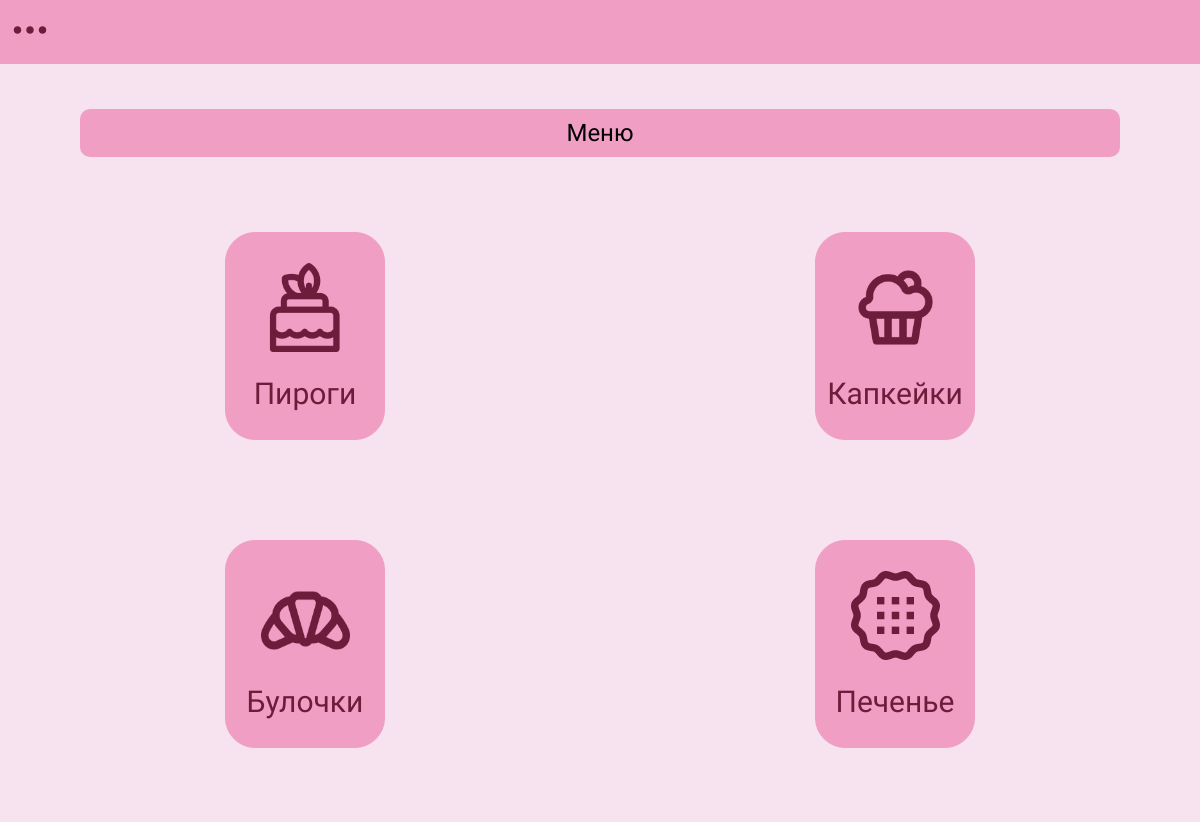
Page /categories/ on the committed database.
### conf_app/models.py (models this page shows, shortened)
class Category(models.Model):
    name = models.CharField("Название категории", max_length=255)
    image = models.ImageField("Изображение", upload_to="categories/images/", default="")
    slug = models.SlugField(unique=True, editable=False, blank=True)
    class Meta:
        verbose_name = "Категория"
        verbose_name_plural = "Категории"

### conf_app/views.py (the view)
# urls.py: path('categories/', views.menu_page, name='menu_page'),
def menu_page(request):
    categories = Category.objects.all()
    context = {
        'categories': categories,
    }
    return render (request, "./menu.html", context)

### conf_app/templates/menu.html (shortened to what this page needs)
{% extends 'base.html' %}
{% load static %}
{% block content %}
<section class="second-block">
    <div class="second-block-back">
        <div class="second-block__header is-pink">
            Меню
        </div>
        <div class="container">
            <div class="menu-category-row">
                {% for category in categories %}
                <a href="{% url 'category_page' category.slug %}" class="menu-category-item">
                    <div class="container-item">
                        <img src="{{ category.image.url }}" alt="" class="menu-category-item__img" />
                        <span class="menu-category-item__title">{{ category.name }}</span>
                    </div>
                </a>
                {% endfor %}
            </div>
        </div>
    </div>
</section>
{% endblock %}

### conf_app/static/css/style.css (style rules this page uses)
* { padding: 0; margin: 0; box-sizing: border-box; }
body { font-family: "Marmelad", sans-serif; }
:root { --pink: #F09EC4; --secondary: #6B1D3B; --lower: #ECECEC; --black: #000000; --darkpink: #AD5275; --white: #FFFFFF; --ultrapink:#F6E3EF; }
.container { margin-left: 10px; margin-right: 10px; }
.second-block { min-height: 100vh; background-color: var(--ultrapink); }
.second-block__header { background-color: var(--pink); padding: 10px 20px; border-radius: 10px; font-family: "Orelega One", serif; font-size: 24px; color: var(--black); text-align: center; display: block; margin: 40px 60px; position: relative; top: -15px; }
.second-block-back { background-color: var(--ultrapink); padding: 10px; }
.menu-category-row { display: grid; grid-template-columns: 50% 50%; justify-content: center; gap: 100px 40px; padding: 20px 0; margin: 16px 20px; }
.menu-category-item { margin: 0 auto; cursor: pointer; border: 1.5px solid var(--pink); padding: 30px; text-align: center; border-radius: 30px; transition: 0.3s ease-in-out; background-color: var(--pink); width: 160px; height: 208px; text-decoration: none; }
.menu-category-item__title { color: var(--secondary); font-family: "Orelega One", serif; font-size: 30px; padding: 20px 0; margin: 0; display: flex; flex-direction: column; justify-content: center; align-items: center; }
.menu-category-item__img { top: -2px; margin: auto; width: 89px; height: 89px; }

### rows in the picture
Category: image (picture), name "Пироги"
Category: image (picture), name "Капкейки"
Category: image (picture), name "Булочки"
Category: image (picture), name "Печенье"
